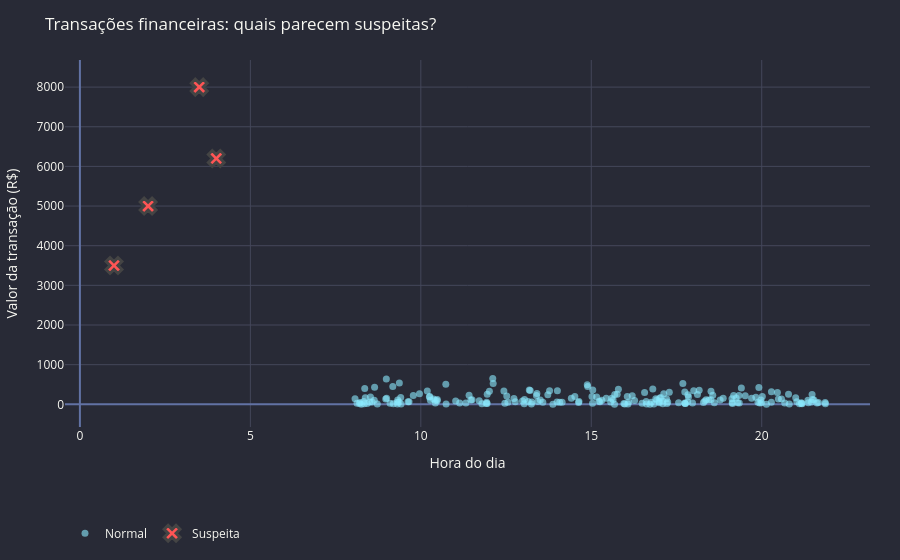

Write notebook code for a chart like this one.
### Markdown cell above
## 2. Slide: Motivação — exemplos do mundo real

### Code cell
# Simulação de transações financeiras: a maioria normal, algumas suspeitas
np.random.seed(42)
n_tx = 200
transacoes = pd.DataFrame({
    "valor": np.random.exponential(150, n_tx),
    "hora": np.random.uniform(8, 22, n_tx),
})
transacoes_suspeitas = pd.DataFrame({
    "valor": [5000, 8000, 3500, 6200],
    "hora": [2, 3.5, 1, 4],
})
transacoes["tipo"] = "Normal"
transacoes_suspeitas["tipo"] = "Suspeita"
tx_all = pd.concat([transacoes, transacoes_suspeitas], ignore_index=True)

fig_motivacao = go.Figure()
fig_motivacao.add_trace(go.Scatter(
    x=tx_all.loc[tx_all["tipo"] == "Normal", "hora"],
    y=tx_all.loc[tx_all["tipo"] == "Normal", "valor"],
    mode='markers', name='Normal',
    marker=dict(color=DRACULA['cyan'], size=7, opacity=0.6),
))
fig_motivacao.add_trace(go.Scatter(
    x=tx_all.loc[tx_all["tipo"] == "Suspeita", "hora"],
    y=tx_all.loc[tx_all["tipo"] == "Suspeita", "valor"],
    mode='markers', name='Suspeita',
    marker=dict(color=DRACULA['red'], size=14, symbol='x', line=dict(width=3)),
))
fig_motivacao.update_xaxes(title="Hora do dia")
fig_motivacao.update_yaxes(title="Valor da transação (R$)")
fig_motivacao = apply_dracula(fig_motivacao, "Transações financeiras: quais parecem suspeitas?")
fig_motivacao.show()

### Figure 1 — Plotly figure (JSON) as saved in the notebook; plotly's stock layout.template omitted (floating-point values rounded to 4 significant figures; data arrays with more than 128 entries replaced by an {"elided": "..."} marker saying what was removed)
{"data": [{"marker": {"color": "#8be9fd", "opacity": 0.6, "size": 7}, "mode": "markers", "name": "Normal", "type": "scatter", "x": {"elided": "200 float values"}, "y": {"elided": "200 float values"}}, {"marker": {"color": "#ff5555", "line": {"width": 3}, "size": 14, "symbol": "x"}, "mode": "markers", "name": "Suspeita", "type": "scatter", "x": [2.0, 3.5, 1.0, 4.0], "y": [5000.0, 8000.0, 3500.0, 6200.0]}], "layout": {"font": {"color": "#f8f8f2"}, "legend": {"orientation": "h", "y": -0.25}, "margin": {"b": 55, "l": 60, "r": 30, "t": 60}, "paper_bgcolor": "#282a36", "plot_bgcolor": "#282a36", "showlegend": true, "title": {"text": "Transações financeiras: quais parecem suspeitas?"}, "xaxis": {"gridcolor": "#44475a", "title": {"text": "Hora do dia"}, "zerolinecolor": "#6272a4"}, "yaxis": {"gridcolor": "#44475a", "title": {"text": "Valor da transação (R$)"}, "zerolinecolor": "#6272a4"}}}
